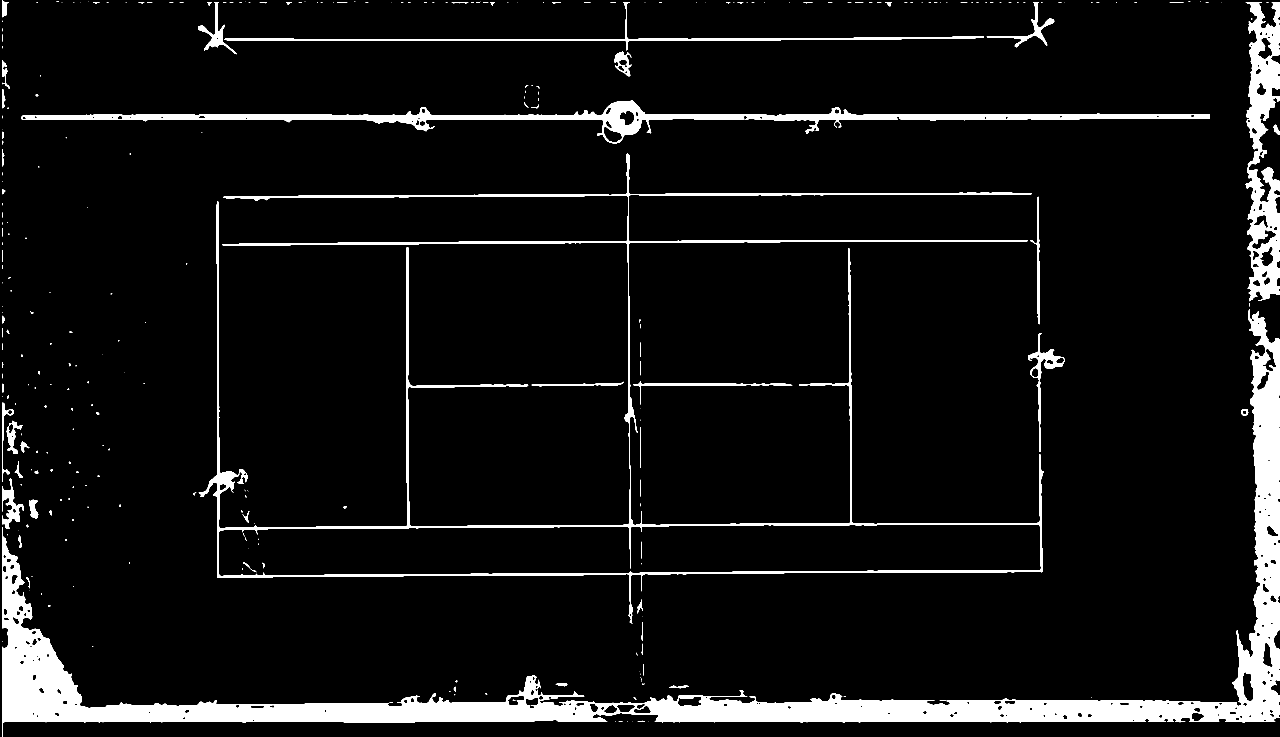
#> input picture debug/edges2.png, 3840 x 2210 px (shown at 1/3 size)
$ python contours.py
#> lines starting #> are read from the running program, lines starting #| are printed output that depends on the picture; after the words box and inside, x2 and y2 are one past the last pixel; in counts of white or black regions, pixels touching at a corner belong together
import cv2
import numpy as np

img = cv2.imread("debug/edges2.png", cv2.IMREAD_UNCHANGED)
#> img: shape (2210, 3840); 7% white; 300 white regions (193 under 20 px)

#Find my contours
contours =cv2.findContours(img,cv2.RETR_EXTERNAL,cv2.CHAIN_APPROX_NONE)[0]
#> contours = 286 contours, 222 with area under 20; largest, box (x1, y1, x2, y2) and area: (596, 461, 3132, 1872) 411476, (7, 928, 3840, 2210) 366011, (64, 301, 3629, 431) 64138, (3737, 6, 3840, 904) 56856, (673, 6, 2952, 152) 10008


#Loop through my contours to find rectangles and put them in a list, so i can view them individually later.
pass_it = False
cntrRect = []
for i in contours:
        epsilon = 0.05*cv2.arcLength(i,True)
        approx = cv2.approxPolyDP(i,epsilon,True)
        if len(approx) == 4:
            cntrRect.append(approx)

            if not pass_it:
                cimg = np.copy(img)
                cimg = np.stack([cimg,cimg,cimg], axis=2)

                cv2.drawContours(cimg,cntrRect,-1,(0,255,0),2)
                # resize cimg to its 1/5
                cimg = cv2.resize(cimg, (int(cimg.shape[1]/5), int(cimg.shape[0]/5)))

                cv2.imshow('Roi Rect ONLY', cimg)

                # read key if esc exit
                key = cv2.waitKey(0)
                if key == 27:
                    pass_it = True
#> this loop made 286 passes; (key Esc is pressed on pass 10)
#> (epsilon, approx, pass_it) on pass 10: (1.08, [[1901, 2092], [1907, 2099], [1907, 2095], [1904, 2092]], True)
#> (epsilon, approx) on passes 1 to 6: (0, [[1944, 2165]]), (0, [[1897, 2165]]), (0.1, [[1881, 2165], [1882, 2165]]), (1.1, [[1856, 2165], [1867, 2165]]), (0.1, [[1845, 2165], [1846, 2165]]), (2.12, [[1933, 2165], [1928, 2162], [1913, 2165]])
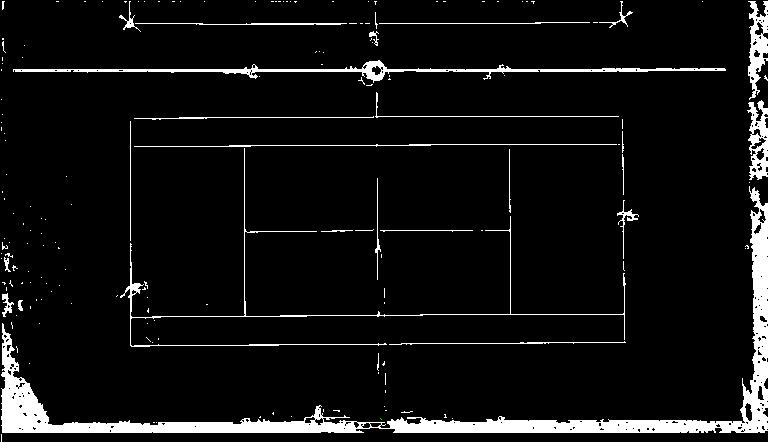
#> cimg: shape (442, 768, 3); mean of channels 0, 1, 2 17.7, 17.7, 17.7; drawn as B, G, R
#> after the loop, cntrRect = 46 contours, 32 with area under 20; largest, box (x1, y1, x2, y2) and area: (7, 1017, 3840, 2210) 155016, (3119, 999, 3194, 1356) 2958, (1846, 159, 1892, 229) 2165, (1899, 1153, 2377, 1214) 1239, (7, 0, 27, 52) 652; key = 27; pass_it = True


print(cntrRect)
#> (printed output is left out)
